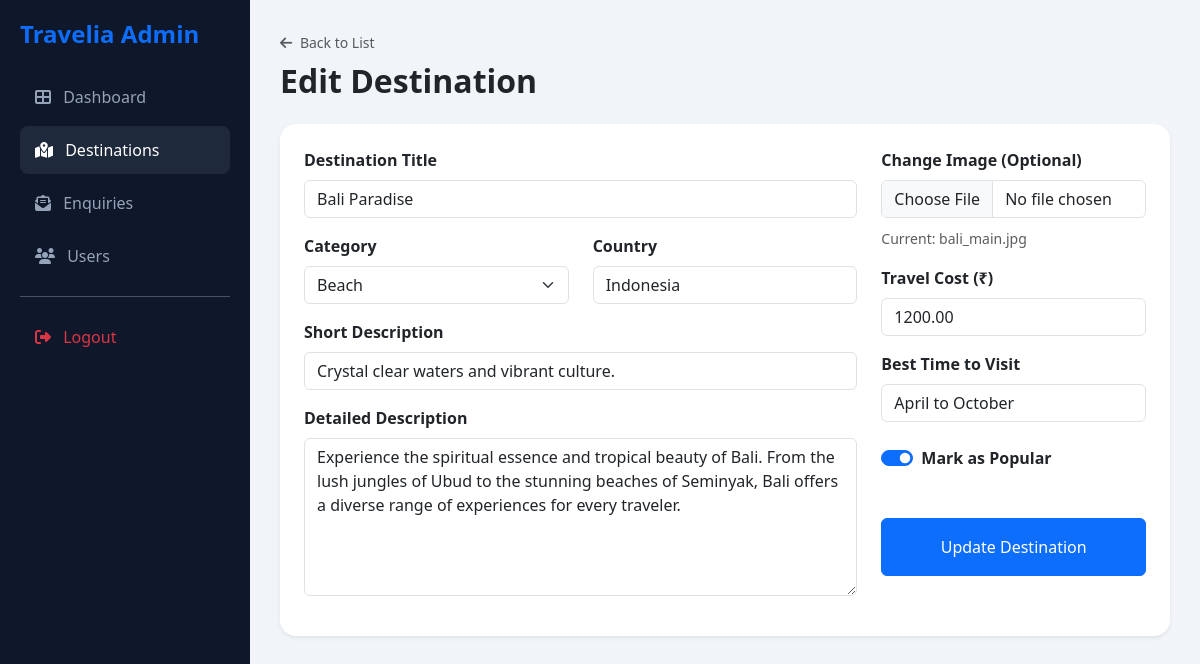
The page /admin/edit-destination.php?id=1 (signed in) on the database its author committed.
### tables this page shows
CREATE TABLE `destinations` (
  `id` int(11) NOT NULL AUTO_INCREMENT,
  `title` varchar(255) NOT NULL,
  `category` varchar(100) NOT NULL,  
  `country` varchar(100) NOT NULL,
  `short_desc` text NOT NULL,
  `long_desc` longtext NOT NULL,
  `best_time` varchar(100) DEFAULT NULL,
  `travel_cost` decimal(10,2) DEFAULT NULL,
  `image_main` varchar(255) NOT NULL,
  `image_slider1` varchar(255) DEFAULT NULL,
  `image_slider2` varchar(255) DEFAULT NULL,
  `image_slider3` varchar(255) DEFAULT NULL,
  `location_map` text DEFAULT NULL,
  `attractions` text DEFAULT NULL,
  `hotels` text DEFAULT NULL,
  `is_popular` tinyint(1) DEFAULT 0,
  `rating` decimal(2,1) DEFAULT 4.5,
  `created_at` timestamp DEFAULT CURRENT_TIMESTAMP,
  PRIMARY KEY (`id`)
);

### includes/db_connect.php (called while the page is built, shortened)
<?php
function clean_input($data, $conn) {
    $data = trim($data);
    $data = stripslashes($data);
    $data = htmlspecialchars($data);
    return $conn->real_escape_string($data);
}
?>

### admin/edit-destination.php (the view, shortened to what this page needs)
<?php
require_once('../includes/db_connect.php');
$id = clean_input($_GET['id'], $conn);
$sql = "SELECT * FROM destinations WHERE id = $id";
$result = $conn->query($sql);
$dest = $result->fetch_assoc();
?>
<!DOCTYPE html>
<html lang="en">
<head>
    <link href="https://cdn.jsdelivr.net/npm/bootstrap@5.3.0/dist/css/bootstrap.min.css" rel="stylesheet">
    <link rel="stylesheet" href="https://cdnjs.cloudflare.com/ajax/libs/font-awesome/6.4.0/css/all.min.css">
</head>
<body>
    <div class="sidebar">
        <h4 class="fw-bold text-primary mb-4">Travelia Admin</h4>
        <nav>
            <a href="index.php" class="nav-admin-link"><i class="fas fa-th-large me-2"></i> Dashboard</a>
            <a href="manage-destinations.php" class="nav-admin-link active"><i class="fas fa-map-marked-alt me-2"></i> Destinations</a>
            <a href="view-enquiries.php" class="nav-admin-link"><i class="fas fa-envelope-open-text me-2"></i> Enquiries</a>
            <a href="manage-users.php" class="nav-admin-link"><i class="fas fa-users me-2"></i> Users</a>
            <hr>
            <a href="logout.php" class="nav-admin-link text-danger"><i class="fas fa-sign-out-alt me-2"></i> Logout</a>
        </nav>
    </div>
    <div class="main-content">
        <div class="mb-4">
            <a href="manage-destinations.php" class="text-decoration-none small text-muted"><i class="fas fa-arrow-left me-1"></i> Back to List</a>
            <h2 class="fw-bold mt-2">Edit Destination</h2>
        </div>
        <div class="card border-0 shadow-sm rounded-4 p-4">
            <form action="" method="POST" enctype="multipart/form-data">
                <div class="row g-4">
                    <div class="col-md-8">
                        <div class="mb-3">
                            <label class="form-label fw-bold">Destination Title</label>
                            <input type="text" name="title" class="form-control" value="<?php echo $dest['title']; ?>" required>
                        </div>
                        <div class="row mb-3">
                            <div class="col-md-6">
                                <label class="form-label fw-bold">Category</label>
                                <select name="category" class="form-select" required>
                                    <option value="Beach" <?php echo $dest['category'] == 'Beach' ? 'selected' : ''; ?>>Beach</option>
                                </select>
                            </div>
                            <div class="col-md-6">
                                <label class="form-label fw-bold">Country</label>
                                <input type="text" name="country" class="form-control" value="<?php echo $dest['country']; ?>" required>
                            </div>
                        </div>
                        <div class="mb-3">
                            <label class="form-label fw-bold">Short Description</label>
                            <input type="text" name="short_desc" class="form-control" value="<?php echo $dest['short_desc']; ?>" required>
                        </div>
                        <div class="mb-3">
                            <label class="form-label fw-bold">Detailed Description</label>
                            <textarea name="long_desc" class="form-control" rows="6" required><?php echo $dest['long_desc']; ?></textarea>
                        </div>
                    </div>
                    <div class="col-md-4">
                        <div class="mb-3">
                            <label class="form-label fw-bold">Change Image (Optional)</label>
                            <input type="file" name="image_main" class="form-control">
                            <div class="mt-2">
                                <small class="text-muted">Current: <?php echo $dest['image_main']; ?></small>
                            </div>
                        </div>
                        <div class="mb-3">
                            <label class="form-label fw-bold">Travel Cost (₹)</label>
                            <input type="number" name="travel_cost" class="form-control" step="0.01" value="<?php echo $dest['travel_cost']; ?>" required>
                        </div>
                        <div class="mb-3">
                            <label class="form-label fw-bold">Best Time to Visit</label>
                            <input type="text" name="best_time" class="form-control" value="<?php echo $dest['best_time']; ?>">
                        </div>
                        <div class="form-check form-switch mb-4 mt-4">
                            <input class="form-check-input" type="checkbox" name="is_popular" id="popularSwitch" <?php echo $dest['is_popular'] ? 'checked' : ''; ?>>
                            <label class="form-check-label fw-bold" for="popularSwitch">Mark as Popular</label>
                        </div>
                        <button type="submit" class="btn btn-primary w-100 py-3 mt-4">Update Destination</button>
                    </div>
                </div>
            </form>
        </div>
    </div>
</body>
</html>

### admin/edit-destination.php (style rules this page uses)
.sidebar { width: 250px; height: 100vh; position: fixed; background: #0f172a; color: white; padding: 20px; }
.main-content { margin-left: 250px; padding: 30px; min-height: 100vh; background: #f1f5f9; }
.nav-admin-link { color: #94a3b8; text-decoration: none; padding: 12px 15px; display: block; border-radius: 8px; margin-bottom: 5px; transition: 0.3s; }
.nav-admin-link:hover, .nav-admin-link.active { background: #1e293b; color: white; }

### rows shown on the page
destinations: title "Bali Paradise", category "Beach", country "Indonesia", short_desc "Crystal clear waters and vibrant culture.", long_desc "Experience the spiritual essence and tropical beauty of Bali. From the lush jungles of Ubud to the stunning beaches of Seminyak, Bali offers a diverse range of experiences for every traveler.", image_main "bali_main.jpg", travel_cost "1200.00", best_time "April to October", is_popular "☑"
